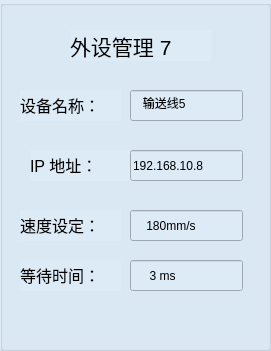
         <widget class="QGroupBox" name="groupBox_56">
          <property name="geometry">
           <rect>
            <x>930</x>
            <y>560</y>
            <width>271</width>
            <height>351</height>
           </rect>
          </property>
          <property name="styleSheet">
           <string notr="true">background-color: rgb(221, 235, 247);</string>
          </property>
          <property name="title">
           <string/>
          </property>
          <widget class="QLabel" name="label_92">
           <property name="geometry">
            <rect>
             <x>70</x>
             <y>30</y>
             <width>141</width>
             <height>31</height>
            </rect>
           </property>
           <property name="text">
            <string>&lt;html&gt;&lt;head/&gt;&lt;body&gt;&lt;p&gt;&lt;span style=&quot; font-size:16pt;&quot;&gt;外设管理 7&lt;/span&gt;&lt;/p&gt;&lt;/body&gt;&lt;/html&gt;</string>
           </property>
          </widget>
          <widget class="QLabel" name="label_93">
           <property name="geometry">
            <rect>
             <x>20</x>
             <y>90</y>
             <width>101</width>
             <height>31</height>
            </rect>
           </property>
           <property name="text">
            <string>&lt;html&gt;&lt;head/&gt;&lt;body&gt;&lt;p&gt;&lt;span style=&quot; font-size:12pt;&quot;&gt;设备名称：&lt;/span&gt;&lt;/p&gt;&lt;/body&gt;&lt;/html&gt;</string>
           </property>
          </widget>
          <widget class="QLineEdit" name="lineEdit_55">
           <property name="geometry">
            <rect>
             <x>130</x>
             <y>90</y>
             <width>113</width>
             <height>31</height>
            </rect>
           </property>
           <property name="text">
            <string>   输送线5</string>
           </property>
          </widget>
          <widget class="QLabel" name="label_94">
           <property name="geometry">
            <rect>
             <x>30</x>
             <y>150</y>
             <width>101</width>
             <height>31</height>
            </rect>
           </property>
           <property name="text">
            <string>&lt;html&gt;&lt;head/&gt;&lt;body&gt;&lt;p&gt;&lt;span style=&quot; font-size:12pt;&quot;&gt;IP  地址：&lt;/span&gt;&lt;/p&gt;&lt;/body&gt;&lt;/html&gt;</string>
           </property>
          </widget>
          <widget class="QLineEdit" name="lineEdit_56">
           <property name="geometry">
            <rect>
             <x>130</x>
             <y>150</y>
             <width>113</width>
             <height>31</height>
            </rect>
           </property>
           <property name="text">
            <string>192.168.10.8</string>
           </property>
          </widget>
          <widget class="QLabel" name="label_95">
           <property name="geometry">
            <rect>
             <x>20</x>
             <y>210</y>
             <width>101</width>
             <height>31</height>
            </rect>
           </property>
           <property name="text">
            <string>&lt;html&gt;&lt;head/&gt;&lt;body&gt;&lt;p&gt;&lt;span style=&quot; font-size:12pt;&quot;&gt;速度设定：&lt;/span&gt;&lt;/p&gt;&lt;/body&gt;&lt;/html&gt;</string>
           </property>
          </widget>
          <widget class="QLineEdit" name="lineEdit_57">
           <property name="geometry">
            <rect>
             <x>130</x>
             <y>210</y>
             <width>113</width>
             <height>31</height>
            </rect>
           </property>
           <property name="text">
            <string>    180mm/s</string>
           </property>
          </widget>
          <widget class="QLabel" name="label_96">
           <property name="geometry">
            <rect>
             <x>20</x>
             <y>260</y>
             <width>101</width>
             <height>31</height>
            </rect>
           </property>
           <property name="text">
            <string>&lt;html&gt;&lt;head/&gt;&lt;body&gt;&lt;p&gt;&lt;span style=&quot; font-size:12pt;&quot;&gt;等待时间：&lt;/span&gt;&lt;/p&gt;&lt;/body&gt;&lt;/html&gt;</string>
           </property>
          </widget>
          <widget class="QLineEdit" name="lineEdit_58">
           <property name="geometry">
            <rect>
             <x>130</x>
             <y>260</y>
             <width>113</width>
             <height>31</height>
            </rect>
           </property>
           <property name="text">
            <string>     3 ms</string>
           </property>
          </widget>
         </widget>
